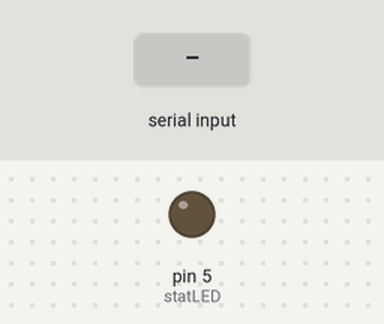
Simulated run of this sketch. Board: Arduino Uno, built with avr-gcc and run on an emulated ATmega328P. On the bench: output pins drawn as LEDs (lit = HIGH). Dashed ring = blinking. The inputs (shaded band) are chosen by the test bench. What the sketch prints to the serial monitor is not drawn.

Above: at 1.8 s.
1.9 s: "R" received over Serial
At 2.15 s:
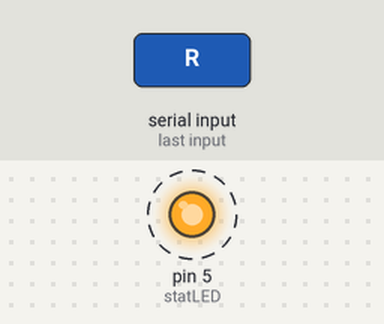
Timing chart, 0 to 4.9 s (numbered marks = the images above; inputs shaded):
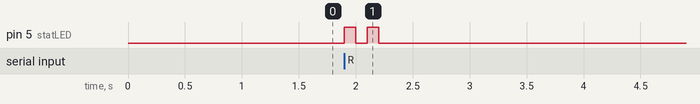

Measured:
- after the input at 1.9 s, pin 5 (statLED): alternates HIGH for 0.10 s and LOW for 0.10 s, 4 changes in all, then stays LOW, starting at once

The sketch:

slave_bt_connect.ino
```cpp
// slave
int statLED = 5;
int incomingByte = 0;

void setup() {
	pinMode(statLED, OUTPUT);
	Serial.begin(115200);
	delay(400);
	Serial.print("$$$");
	delay(100);
	Serial.println("SM,0");
	delay(100);
	Serial.println("---");
}

void receive_msg() {
	for (int i = 0; i < 10; i++) {
		if (Serial.available() > 0) {
			incomingByte = Serial.read();      // read the incoming byte
			if (incomingByte == 'R') {
				digitalWrite(statLED, HIGH);
				delay(100);
				digitalWrite(statLED, LOW);
				delay(100);
				digitalWrite(statLED, HIGH);
				delay(100);
				digitalWrite(statLED, LOW);
			}
		}
		delay(100);
	}
}

void loop() {
	receive_msg();
}
```
